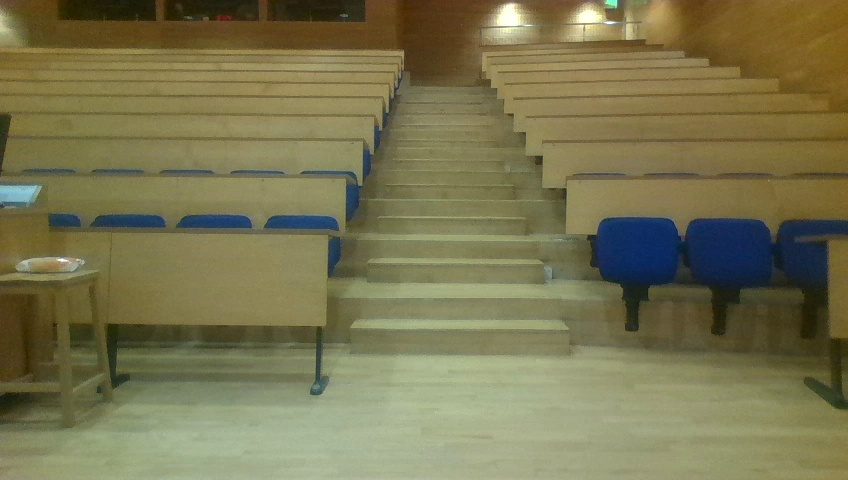
#> input picture images/LT1.jpg, 848 x 480 px
$ python perspective.py
#> lines starting #> are read from the running program, lines starting #| are printed output that depends on the picture
import numpy as np
import cv2 as cv

# specify desired output size
p_w = 1200
p_h = 1000
img_p = np.zeros((p_w, p_h,  3), dtype=np.uint8)

# read input
frame = cv.imread("images/LT1.jpg")
#> frame is the input picture: shape (480, 848, 3); mean B, G, R 80.2, 117.1, 121.3
frame_w = frame.shape[1]
#> frame_w = 848
frame_h = frame.shape[0]
#> frame_h = 480
img_p[0:frame_h,0:frame_w] = frame
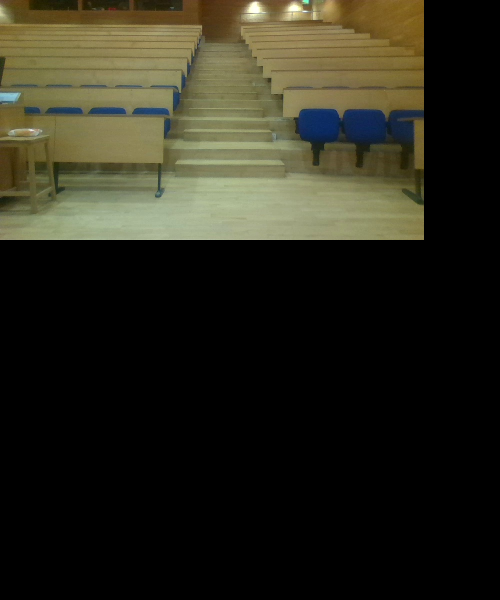
#> img_p: shape (1200, 1000, 3) (shown at 1/2 size); mean B, G, R 27.2, 39.7, 41.1

cv.imshow("Larger", img_p)


# specify conjugate x,y coordinates (not y,x)
# points top-left, top-right, bottom-right, bottom-left
in_coords = np.float32([[0, 0], [frame_w,0], [frame_w ,frame_h], [0,frame_h]])
#> in_coords = [[0, 0], [848, 0], [848, 480], [0, 480]]
out_coords = np.float32([[-1000,-1200], [2300,-1200], [800,1200], [550,1200]])

# compute perspective matrix
matrix = cv.getPerspectiveTransform(in_coords,out_coords)

print(matrix.shape)
#| (3, 3)
print(matrix)
#| [[ 3.89150943e+00  1.72083333e+01 -1.00000000e+03]
#|  [ 0.00000000e+00  3.55000000e+01 -1.20000000e+03]
#|  [ 0.00000000e+00  2.54166667e-02  1.00000000e+00]]

# do perspective transformation setting area outside input to black
img_iso = cv.warpPerspective(img_p, matrix, (p_w,p_h), cv.INTER_LINEAR, borderMode=cv.BORDER_CONSTANT, borderValue=(0,0,0))
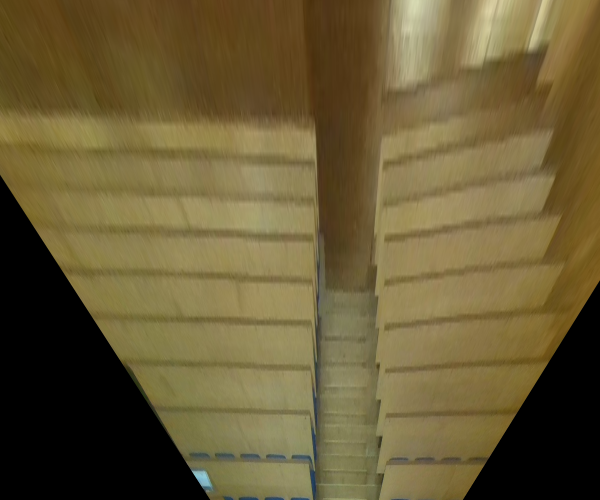
#> img_iso: shape (1000, 1200, 3) (shown at 1/2 size); mean B, G, R 54.1, 91.5, 105.1
print(img_iso.shape)
#| (1000, 1200, 3)

# save the warped output
#cv.imwrite("sudoku_warped.jpg", imgOutput)

# show the result
cv.imshow("result", img_iso)
cv.waitKey(0)
cv.destroyAllWindows()

$ run again, with images/ex1.jpg copied over images/LT1.jpg
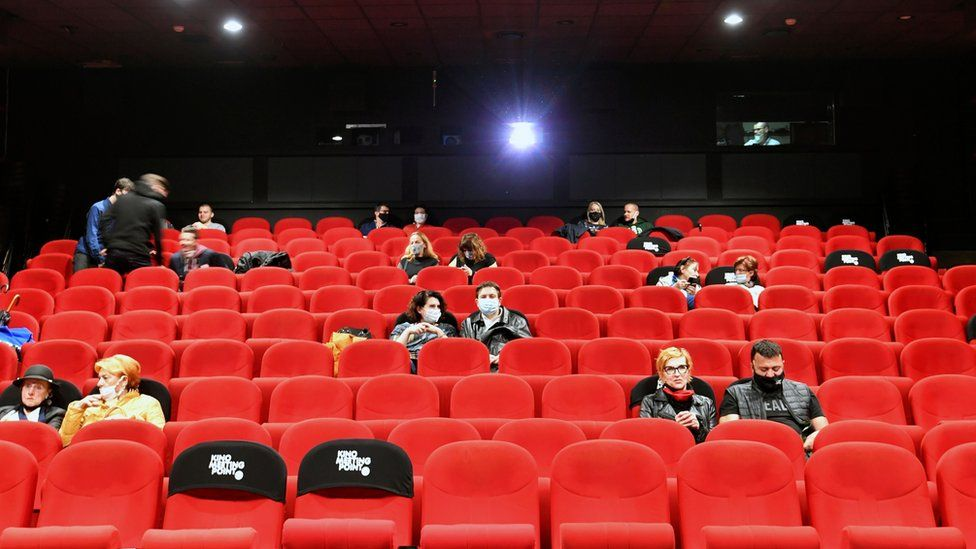
#> input picture images/ex1.jpg, 976 x 549 px
#> frame is the input picture: shape (549, 976, 3); mean B, G, R 38.1, 40.8, 127.8
#> `img_p[0:frame_h,0:frame_w] = frame`:
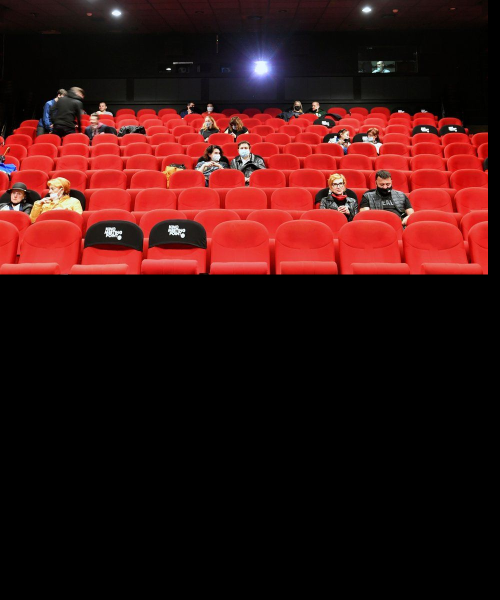
#> img_p: shape (1200, 1000, 3) (shown at 1/2 size); mean B, G, R 17, 18.2, 57
#| (3, 3)
#| [[ 3.38114754e+00  1.50455373e+01 -1.00000000e+03]
#|  [ 0.00000000e+00  3.10382514e+01 -1.20000000e+03]
#|  [ 0.00000000e+00  2.22222222e-02  1.00000000e+00]]
#> `img_iso = cv.warpPerspective(img_p, matrix, (p_w,p_h), cv.INTER_LINEAR..`:
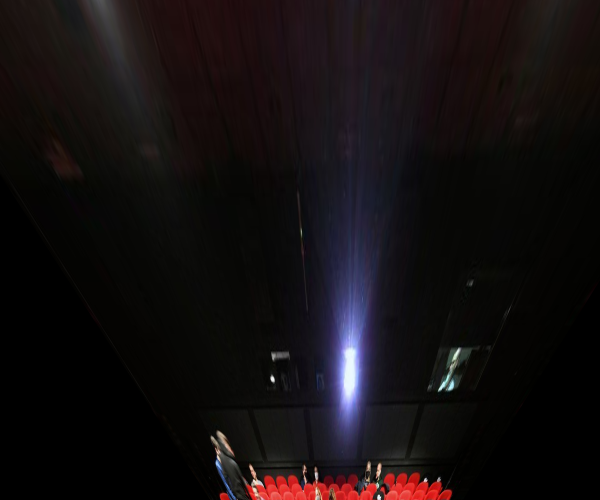
#> img_iso: shape (1000, 1200, 3) (shown at 1/2 size); mean B, G, R 15.8, 14.4, 19.2
#| (1000, 1200, 3)
